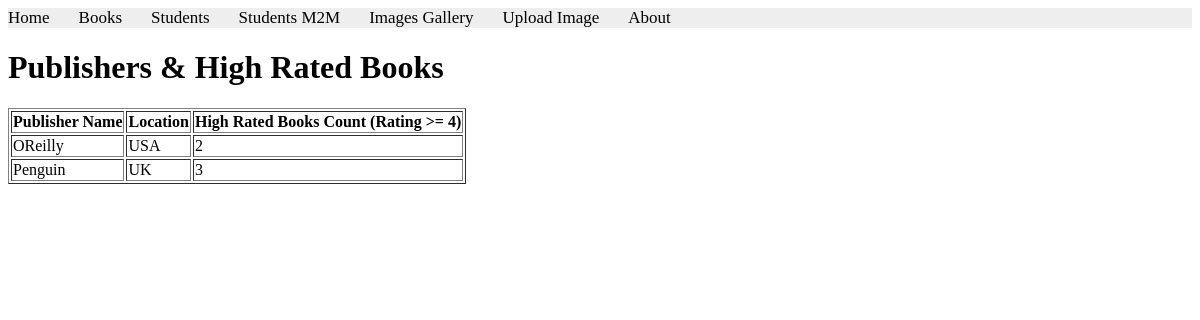
Page /books/lab9/task5/ on the committed database.
### apps/bookmodule/models.py (models this page shows)
class Publisher(models.Model):
    name = models.CharField(max_length=200)
    location = models.CharField(max_length=300)

### apps/bookmodule/views.py (the view)
# urls.py: path('lab9/task5/', views.lab9_task5, name='lab9_task5'),
def lab9_task5(request):
    publishers = Publisher.objects.annotate(high_rated_count=Count('book', filter=Q(book__rating__gte=4)))
    return render(request, 'bookmodule/lab9_task5.html', {'publishers': publishers})

### apps/templates/bookmodule/lab9_task5.html (shortened to what this page needs)
{% extends "layouts/base.html" %}
{% block content %}
<h1>Publishers & High Rated Books</h1>
<table border="1">
    <tr>
        <th>Publisher Name</th>
        <th>Location</th>
        <th>High Rated Books Count (Rating >= 4)</th>
    </tr>
    {% for pub in publishers %}
    <tr>
        <td>{{ pub.name }}</td>
        <td>{{ pub.location }}</td>
        <td>{{ pub.high_rated_count }}</td>
    </tr>
    {% empty %}
    <tr>
        <td colspan="3">No publishers found.</td>
    </tr>
    {% endfor %}
</table>
{% endblock %}

### rows in the picture
Publisher: name "OReilly", location "USA", high_rated_count "2"
Publisher: name "Penguin", location "UK", high_rated_count "3"
